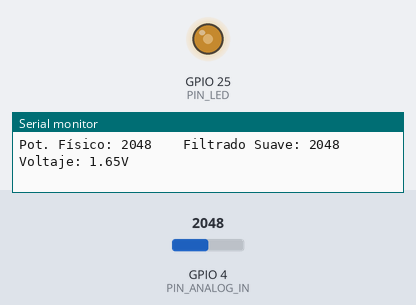
Bench run of a sketch on a simulated ESP32. Parts: output pins drawn as LEDs (lit = HIGH), the last lines printed to the serial monitor. The test bench sets the inputs (shaded band); at power-on: GPIO 4 (PIN_ANALOG_IN) = 2048.

Above: at 1.2 s.
1.3 s: GPIO 4 (PIN_ANALOG_IN) set to 2866
At 3.5 s:
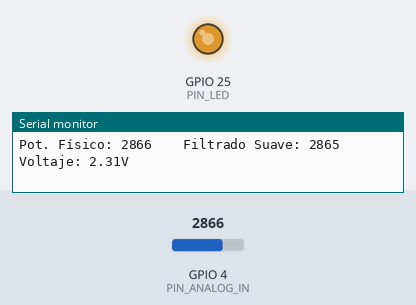
4.3 s: GPIO 4 (PIN_ANALOG_IN) set to 491
At 5.8 s:
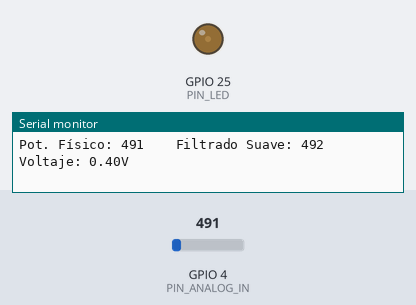
7.3 s: GPIO 4 (PIN_ANALOG_IN) set to 0
At 7.45 s:
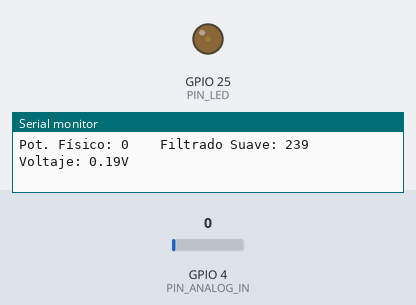
10.3 s: GPIO 4 (PIN_ANALOG_IN) set to 3603
At 12.4 s:
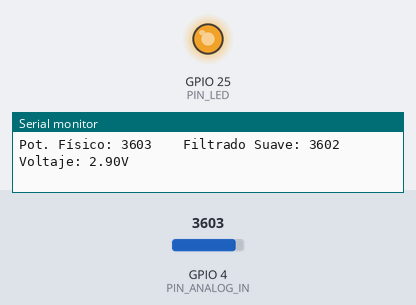
Timing chart, 0 to 13.9 s (numbered marks = the images above; inputs shaded):
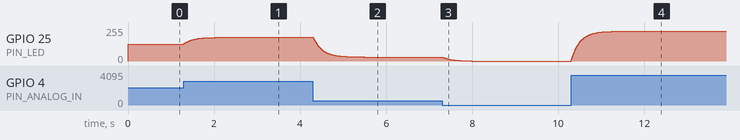

The sketch:

ponteciometroConVariables.ino
```cpp
#define PIN_ANALOG_IN 4  // Pin del potenciómetro
#define PIN_LED 25       // Pin del LED (DAC1)

// Variable para almacenar el valor suavizado (usamos decimales para que el cálculo sea preciso)
float valorSuavizado = 0.0;

// Factor de suavizado (un valor entre 0.01 y 1.0)
// - Cuanto más cercano a 0 (ej: 0.02), más lento y suave será el cambio (efecto transición).
// - Cuanto más cercano a 1 (ej: 0.8), más rápido y directo responderá.
const float factorSuavizado = 0.05;

void setup() {
  Serial.begin(115200);

  // Inicializamos el valor suavizado con la primera lectura para evitar un salto al arrancar
  valorSuavizado = analogRead(PIN_ANALOG_IN);
}

void loop() {
  // 1. Leer el valor real del potenciómetro en este instante (0 a 4095)
  int lecturaActual = analogRead(PIN_ANALOG_IN);

  // 2. FILTRO DE SUAVIDAD:
  // El nuevo valor suavizado es una mezcla del valor anterior y la nueva lectura.
  valorSuavizado = (lecturaActual * factorSuavizado) + (valorSuavizado * (1.0 - factorSuavizado));

  // Convertimos el resultado decimal a un número entero para poder trabajar con él
  int adcVal = (int)valorSuavizado;

  // 3. Mapear el valor suavizado para el LED (0 a 255)
  int dacVal = map(adcVal, 0, 4095, 0, 255);

  // 4. Calcular el voltaje correspondiente
  double voltage = (adcVal / 4095.0) * 3.3;

  // 5. Aplicar el brillo suave al LED
  dacWrite(DAC1, dacVal);

  // 6. Mostrar los datos en el monitor serie
  Serial.printf("Pot. Físico: %d \t Filtrado Suave: %d \t Voltaje: %.2fV\n", lecturaActual, adcVal, voltage);

  // Reducimos el delay a 10ms.
  // Al actualizarse más rápido, la transición se siente increíblemente fluida.
  delay(10);
}
```

Measured:
- after the input at 1.3 s, GPIO 25 (PIN_LED): moves from 127/255 to 178/255 over 0.96 s, starting at once
- after the input at 4.3 s, GPIO 25 (PIN_LED): moves from 178/255 to 30/255 over 1.2 s, starting at once
- after the input at 7.3 s, GPIO 25 (PIN_LED): moves from 30/255 to 0/255 over 0.68 s, starting at once
- after the input at 10.3 s, GPIO 25 (PIN_LED): moves from 0/255 to 224/255 over 1.3 s, starting at once
